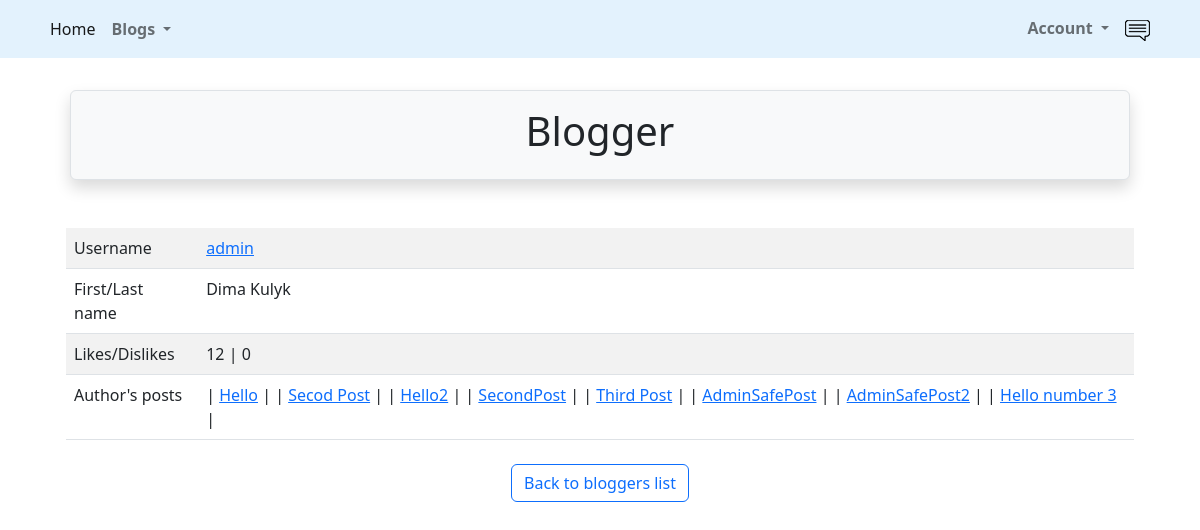
/posts/bloggers/blogger/1 (signed in), run on the app's committed database.
### src/accounts/models.py (models this page shows, shortened)
class User(AbstractUser):
    is_activated = models.BooleanField(default=True, db_index=True)
    avatar = models.ImageField(upload_to=avatar_place, default='profile/default.png')
    birthday = models.DateField(null=True, blank=True)
    city = models.CharField(max_length=50, null=True, blank=True)
    class Meta(AbstractUser.Meta):
        db_table = 'user'

### src/post/models.py (models this page shows, shortened)
class Posts(models.Model):
    uuid = models.UUIDField(default=uuid4, db_index=True, unique=True)
    title = models.CharField(max_length=30)
    author = models.ForeignKey(User, on_delete=models.CASCADE)
    text = models.TextField(max_length=1000)
    like = models.ManyToManyField(User, blank=True, related_name='likes')
    dislike = models.ManyToManyField(User, blank=True, related_name='dislikes')
    create_date = models.DateField(auto_now_add=True)
    class Meta:
        db_table = 'posts'

### src/post/views.py (the view)
# urls.py: path('bloggers/blogger/<int:pk>', BloggerDetails.as_view(), name='blogger_detail'),
class BloggerDetails(LoginRequiredMixin, DetailView):
    model = User
    template_name = 'bloggers/blogger_details.html'
    def get_context_data(self, **kwargs):
        context = super().get_context_data()
        context['likes'] = User.objects.filter(
            likes__author=self.kwargs['pk']).prefetch_related('likes')
        context['dislikes'] = User.objects.filter(
            dislikes__author=self.kwargs['pk']).prefetch_related('dislikes')
        context['posts'] = Posts.objects.filter(author_id=self.kwargs['pk']).order_by('create_date')
        return context

### src/post/templates/bloggers/blogger_details.html (shortened to what this page needs)
{% extends 'base.html' %}
{% block header %}
    Blogger {{ blogger.username|title }}
{% endblock %}
{% block content %}
    <div class="container">
        <div class="row">
            <div class="col-sm">
                <table class="table table-striped">
                    <tbody>
                        <tr>
                            <td>Username</td>
                            <td><a href="{% url 'accounts:bloggers_profile' user.pk %}">{{ user.username }}</a></td>
                        </tr>
                        <tr>
                            <td>First/Last name</td>
                            <td>{% if user.last_name %} {{ user.first_name }} {{ user.last_name }}
                            {% else %} This field is empty {% endif %}</td>
                        </tr>
                        <tr>
                            <td>Likes/Dislikes</td>
                            <td>{{ likes.count }} | {{ dislikes.count }}</td>
                        </tr>
                        <tr>
                            <td>Author's posts</td>
                            <td>{% if posts %}{% for post in posts %} | <a href="{% url 'posts:detail' uuid=post.uuid %}">
                                    {{ post.title }}</a> |
                            {% endfor %} {% else %} Blogger didn't make any posts yet {% endif %}</td>
                        </tr>
                    </tbody>
              </table>
            </div>
        </div>
    <div align="center">
                <a class="btn btn-outline-primary m-2" href="{% url 'posts:blogger_list' %}">Back to bloggers list</a>
        </div>
{% endblock %}

### data on the page
User: username "admin", first_name "Dima", last_name "Kulyk"
Posts: title "Hello"
Posts: title "Secod Post"
Posts: title "Hello2"
Posts: title "SecondPost"
Posts: title "Third Post"
Posts: title "AdminSafePost"
Posts: title "AdminSafePost2"
Posts: title "Hello number 3"

### other printed values
{{ likes.count }} "12"
{{ dislikes.count }} "0"
